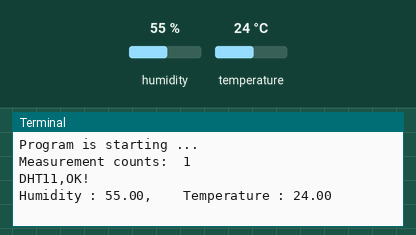
This program was run on a simulated Raspberry Pi (BCM pin numbers). Parts: the last lines printed to the terminal. Inputs (shaded band) come from the test bench; at power-on: humidity 55 %, temperature 24 °C.

Above: at 2.2 s.
2.3 s: humidity set to 22 %
At 4.0 s:
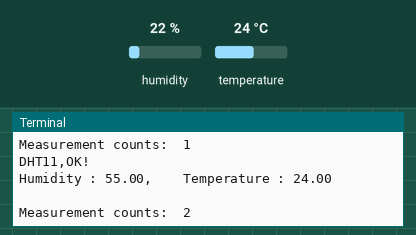
5.7 s: temperature set to 12 °C
At 7.2 s:
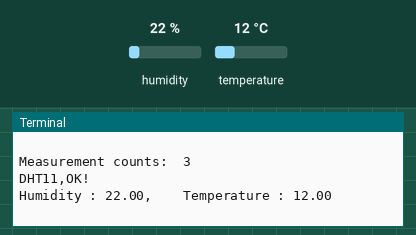
9.1 s: humidity set to 40 %
At 10.1 s:
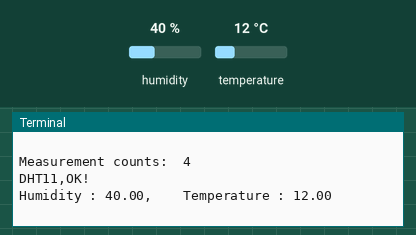
Timing chart, 0 to 12.1 s (numbered marks = the images above; inputs shaded):
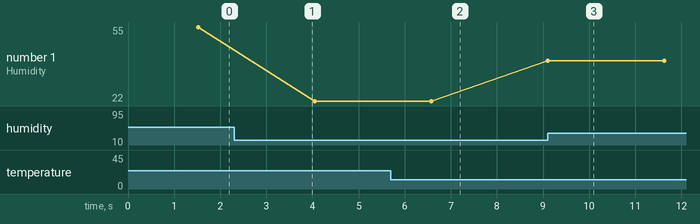

The program:

DHT11.py
```python
#!/usr/bin/env python3
#############################################################################
# Filename    : DHT11.py
# Description :	read the temperature and humidity data of DHT11
# Author      : freenove
# modification: 2024/07/29
########################################################################
import time
from Freenove_DHT import DHT

DHTPin = 17     #define the pin of DHT11

def loop():
    dht = DHT(DHTPin)
    time.sleep(1)
    counts = 0     # Measurement counts
    while(True):
        counts += 1
        print("Measurement counts: ", counts)
        for i in range(0,15):
            chk = dht.readDHT11()     #read DHT11 and get a return value. Then determine whether data read is normal according to the return value.
            if (chk == 0):      #read DHT11 and get a return value. Then determine whether data read is normal according to the return value.
                print("DHT11,OK!")
                break
            time.sleep(0.1)

        print("Humidity : %.2f, \t Temperature : %.2f \n"%(dht.getHumidity(),dht.getTemperature()))
        time.sleep(2)

if __name__ == '__main__':
    print ('Program is starting ... ')
    try:
        loop()
    except KeyboardInterrupt:
        pass
        exit()   
```

Measured:
- after the input at 5.7 s, the terminal: prints a new line after 0.88 s (image 2)
- after the input at 9.1 s, the terminal: prints a new line at once (image 3)
- plotted number 1: 55 → 22 after the input at 2.3 s, 22 → 40 after the input at 9.1 s
